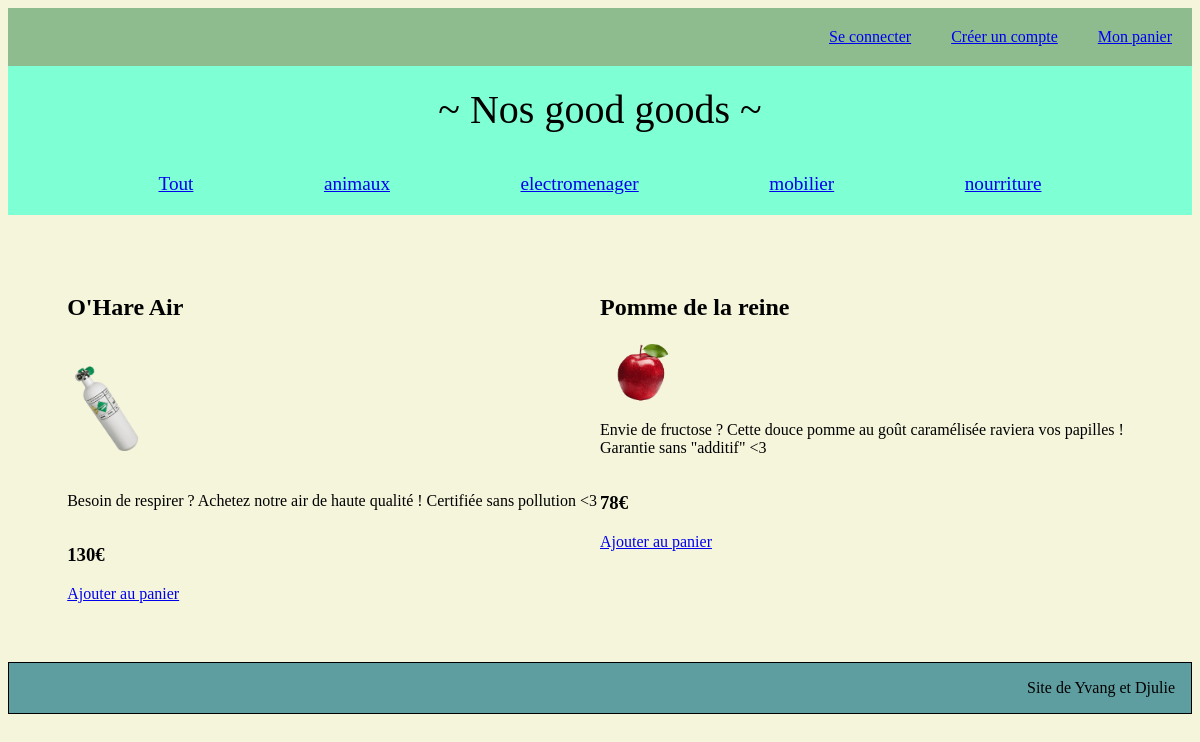
The page /indexx.php?action=readAll&controller=ControllerProduit&action=readAll&categorie=nourriture on the database its author committed.
### tables this page shows
CREATE TABLE `categories` (
  `nomCategorie` varchar(32) NOT NULL
);

CREATE TABLE `produits` (
  `idProduit` int(11) NOT NULL,
  `nom` varchar(32) NOT NULL,
  `prix` int(11) NOT NULL,
  `description` varchar(250) NOT NULL,
  `nomCategorie` varchar(32) DEFAULT NULL
);

### controller/ControllerProduit.php (called while the page is built, shortened)
<?php
require_once(File::build_path(array("model", "ModelProduit.php")));
class ControllerProduit {
    public static function readAll($categorie = NULL) {
        if ($categorie == NULL){$tab_p = ModelProduit::getAllProduits();}
        else {$tab_p = ModelProduit::getProduitsParCategorie($categorie);}
        require(File::build_path(array("view", "view.php")));
    }
}

### indexx.php (called while the page is built, shortened)
<?php
require_once File::build_path(array('controller', 'routeur.php'));

### model/Model.php (called while the page is built, shortened)
<?php
require_once(File::build_path(array("config", "Configuration.php")));
class Model {
    private static $pdo = NULL;
    public static function init()
    {
        $login = Configuration::getLogin();
        $hostname = Configuration::getHostname();
        $database_name = Configuration::getDatabase();
        $password = Configuration::getPassword();
        try {
            self::$pdo = new PDO("mysql:host=$hostname;dbname=$database_name", $login, $password,
                array(PDO::MYSQL_ATTR_INIT_COMMAND => "SET NAMES utf8"));
            self::$pdo->setAttribute(PDO::ATTR_ERRMODE, PDO::ERRMODE_EXCEPTION);
        } catch (PDOException $e) {
            if (Configuration::getDebug()) {
                echo $e->getMessage();
                echo "erreur juste la";
            } else {
                echo 'Une erreur est survenue <a href=""> retour a la page d\'accueil </a>';
            }
            die();
        }
    }
    static public function getPDO()
    {
        return self::$pdo;
    }
}
?>

### model/ModelProduit.php (called while the page is built, shortened)
<?php
require_once(File::build_path(array("model", "Model.php")));
class ModelProduit
{
    private $idProduit;
    private $nom;
    private $prix;
    private $description;
    public static function getProduitsParCategorie($categorie){
        $rep = Model::getPDO()->query("SELECT * FROM produits WHERE nomCategorie = '$categorie'");
        $rep->setFetchMode(PDO::FETCH_CLASS, 'ModelProduit');
        return $rep->fetchAll();
    }
    public static function getAllCategories(){
        $rep = Model::getPDO()->query("SELECT * FROM categories");
        return $rep->fetchAll();
    }
    public function getIdProduit()
    {
        return $this->idProduit;
    }
    public function getNom()
    {
        return $this->nom;
    }
    public function getPrix()
    {
        return $this->prix;
    }
    public function getDescription()
    {
        return $this->description;
    }
}

### config/Configuration.php (called while the page is built, shortened)
<?php
class Configuration
{
    static private $databases = array(
        'hostname' => 'webinfo',
        'database' => 'nussbaumerj',
        'login' => 'nussbaumerj',
        'password' => '7092021'
    );
    static public function getLogin()
    {
        return self::$databases['login'];
    }
    static public function getHostname()
    {
        return self::$databases['hostname'];
    }
    static public function getDatabase()
    {
        return self::$databases['database'];
    }
    static public function getPassword()
    {
        return self::$databases['password'];
    }
}

### view/produits.php (the view)
<?php
echo "<div class='cadre'>";
foreach ($tab_p as $p) {
    $source = "img/".$p->getIdProduit().'.png';
    echo "<div class='produit'>
                    <h2>" . $p->getNom() . "</h2>
                    <img class='gif' style='width:15%' src='" . $source . "'>
                    <p>" . $p->getDescription() . "</p>
                    <h3>" . $p->getPrix() . "€</h3>
                    <a href='indexx.php?action=majPanierAjout&controller=ControllerPanier&id=" . $p->getIdProduit() . "&view=produits'>Ajouter au panier</a>
             </div>";
}
echo "</div>";
?>

### view/view.php (shortened to what this page needs)
<!DOCTYPE html>
<html>
<head>
    <link rel="stylesheet" href="view/style.css">
</head>
<header>
    <div class="session">
        <?php
        if (!isset($_SESSION['utilisateur'])) {
            echo "<a href='indexx.php?action=formConnexion&controller=ControllerUtilisateur'>Se connecter</a>";
            echo "<a href='indexx.php?action=formCreationCompte&controller=ControllerUtilisateur'>Créer un compte</a>";
        }
        echo "<a href='indexx.php?action=voirPanier&controller=ControllerPanier'>Mon panier</a>";
        ?>
    </div>
    <div class="nom_site">~ Nos good goods ~</div>
    <div class="categories">
        <a href='indexx.php?'>Tout</a>
        <?php
        $tab_categorie = ModelProduit::getAllCategories();
        foreach ($tab_categorie as $categorie) {
            $categorie = $categorie['nomCategorie'];
            echo "<a href='indexx.php?action=readAll&controller=ControllerProduit&action=readAll&categorie=$categorie'> $categorie </a>";
        }
        ?>
    </div>
</header>
<body>
<?php
$filepath = File::build_path(array("view", "$view.php"));
require $filepath;
?>
</body>
<footer>
    <p>
        Site de Yvang et Djulie
    </p>
</footer>
</html>

### view/style.css (style rules this page uses)
header { display: flex; flex-direction: column; background-color: aquamarine; }
.session { size: 50px; display: flex; justify-content: flex-end; background-color: darkseagreen; font-size: 100%; }
.session>a { margin: 20px; }
.nom_site { display: flex; justify-content: center; font-size: 250%; margin: 20px; }
.categories { font-size: 120%; display: flex; justify-content: space-evenly; margin: 20px; }
body { background-color: beige; display: flex; flex-direction: column; }
.cadre { display: flex; flex-wrap: wrap; margin: 5%; align-content: space-around; }
.produit { display: flex; flex-direction: column; flex-basis: 50%; }
footer { background-color: cadetblue; border: 1px solid black; text-align:right; padding-right:1em; }

### rows shown on the page
categories: nomCategorie "animaux"
categories: nomCategorie "electromenager"
categories: nomCategorie "mobilier"
categories: nomCategorie "nourriture"
produits: nom "O'Hare Air", shows a picture, description "Besoin de respirer ? Achetez notre air de haute qualité ! Certifiée sans pollution <3", prix "130"
produits: nom "Pomme de la reine", shows a picture, description "Envie de fructose ? Cette douce pomme au goût caramélisée raviera vos papilles ! Garantie sans \"additif\" <3", prix "78"
